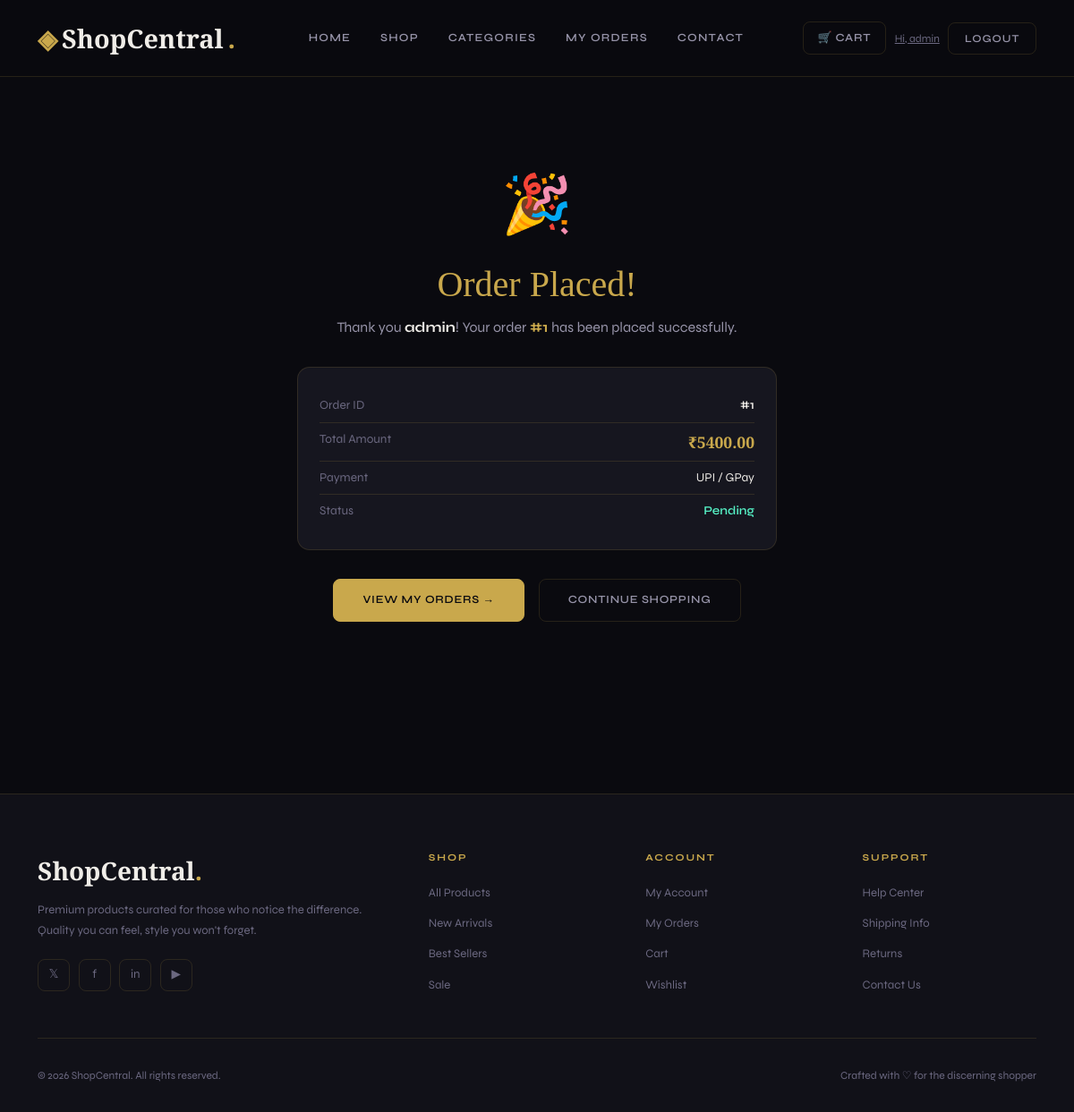
The page /order/success/1/ (signed in) on the database its author committed.
### store/models.py (models this page shows, shortened)
class Order(models.Model):
    STATUS_CHOICES = [
        ('pending',    'Pending'),
        ('processing', 'Processing'),
        ('shipped',    'Shipped'),
        ('delivered',  'Delivered'),
        ('cancelled',  'Cancelled'),
    ]
    PAYMENT_CHOICES = [
        ('upi',        'UPI / GPay'),
        ('card',       'Credit / Debit Card'),
        ('netbanking', 'Net Banking'),
        ('cod',        'Cash on Delivery'),
    ]
    user           = models.ForeignKey(User, on_delete=models.CASCADE, related_name='orders')
    status         = models.CharField(max_length=20, choices=STATUS_CHOICES, default='pending')
    payment_method = models.CharField(max_length=20, choices=PAYMENT_CHOICES, default='cod')
    total_amount   = models.DecimalField(max_digits=10, decimal_places=2)
    address        = models.TextField(blank=True)
    city           = models.CharField(max_length=100, blank=True)
    state          = models.CharField(max_length=100, blank=True)
    pincode        = models.CharField(max_length=10, blank=True)
    created_at     = models.DateTimeField(auto_now_add=True)
    updated_at     = models.DateTimeField(auto_now=True)
    class Meta:
        ordering = ['-created_at']

### store/views.py (the view)
# urls.py: path('order/success/<int:order_id>/', views.order_success, name='order_success'),
@login_required
def order_success(request, order_id):
    order = get_object_or_404(Order, id=order_id, user=request.user)
    return render(request, 'store/order_success.html', {'order': order})

### templates/store/order_success.html (shortened to what this page needs)
{% extends 'base.html' %}
{% block content %}
<div style="text-align:center; padding:4rem 2rem; max-width:600px; margin:0 auto;">
  <div style="font-size:4rem; margin-bottom:1rem;">🎉</div>
  <h2 style="font-size:2.5rem; color:var(--gold); margin-bottom:0.75rem;">Order Placed!</h2>
  <p style="color:var(--muted-light); font-size:1rem; margin-bottom:2rem;">
    Thank you <strong style="color:var(--white);">{{ order.user.username }}</strong>!
    Your order <strong style="color:var(--gold);">#{{ order.id }}</strong> has been placed successfully.
  </p>
  <div style="background:var(--bg-card); border:1px solid var(--border); border-radius:var(--radius); padding:1.5rem; text-align:left; margin-bottom:2rem;">
    <div style="display:flex; justify-content:space-between; padding:0.5rem 0; border-bottom:1px solid var(--border); font-family:'Syne',sans-serif; font-size:0.85rem;">
      <span style="color:var(--muted);">Order ID</span>
      <span style="color:var(--white); font-weight:600;">#{{ order.id }}</span>
    </div>
    <div style="display:flex; justify-content:space-between; padding:0.5rem 0; border-bottom:1px solid var(--border); font-family:'Syne',sans-serif; font-size:0.85rem;">
      <span style="color:var(--muted);">Total Amount</span>
      <span style="color:var(--gold); font-weight:600; font-family:'Cormorant Garamond',serif; font-size:1.1rem;">₹{{ order.total_amount }}</span>
    </div>
    <div style="display:flex; justify-content:space-between; padding:0.5rem 0; border-bottom:1px solid var(--border); font-family:'Syne',sans-serif; font-size:0.85rem;">
      <span style="color:var(--muted);">Payment</span>
      <span style="color:var(--white);">{{ order.get_payment_method_display }}</span>
    </div>
    <div style="display:flex; justify-content:space-between; padding:0.5rem 0; font-family:'Syne',sans-serif; font-size:0.85rem;">
      <span style="color:var(--muted);">Status</span>
      <span style="color:#55efc4; font-weight:600;">{{ order.get_status_display }}</span>
    </div>
  </div>
  <div style="display:flex; gap:1rem; justify-content:center; flex-wrap:wrap;">
    <a href="{% url 'store:my_orders' %}" class="btn btn-primary" style="padding:0.85rem 2rem;">
      View My Orders →
    </a>
    <a href="{% url 'store:product_list' %}" class="btn btn-outline-secondary" style="padding:0.85rem 2rem;">
      Continue Shopping
    </a>
  </div>
</div>
{% endblock %}

### templates/base.html (shortened to what this page needs)
{% load static %}
<!DOCTYPE html>
<html lang="en">
<head>
  <link href="https://cdn.jsdelivr.net/npm/bootstrap@5.3.0/dist/css/bootstrap.min.css" rel="stylesheet">
  <link rel="stylesheet" href="{% static 'css/style.css' %}">
</head>
<body>
  <nav class="navbar">
    <div class="container" style="display:flex; align-items:center; justify-content:space-between;">
      <a href="/" class="navbar-brand">
        <span class="logo-icon">◈</span>ShopCentral<span class="logo-dot">.</span>
      </a>
      <ul class="nav-links">
        <li><a href="/">Home</a></li>
        <li><a href="{% url 'store:product_list' %}">Shop</a></li>
        <li><a href="{% url 'store:product_list' %}">Categories</a></li>
        {% if user.is_authenticated %}
          <li><a href="{% url 'store:my_orders' %}">My Orders</a></li>
        {% endif %}
        <li><a href="#">Contact</a></li>
      </ul>
      <div class="navbar-right">
        <a href="{% url 'store:cart_detail' %}" class="nav-cart">
          🛒 Cart
        </a>
        {% if user.is_authenticated %}
          <a href="{% url 'accounts:dashboard' %}" class="nav-username">
            Hi, {{ user.username }}
          </a>
          <form method="post" action="{% url 'logout' %}" style="margin:0;">
            <button type="submit" class="btn-logout">Logout</button>
          </form>
        {% else %}
          <a href="{% url 'login' %}" class="btn-nav-login">Login</a>
          <a href="{% url 'accounts:register' %}" class="btn-nav-register">Register</a>
        {% endif %}
      </div>
    </div>
  </nav>
  <div class="container" style="padding-top:2rem; padding-bottom:2rem;">
    {% block content %}{% endblock %}
  </div>
  <footer>
    <div class="container">
      <div class="footer-grid">
        <div>
          <div class="footer-brand">ShopCentral<span class="logo-dot">.</span></div>
          <p class="footer-desc">Premium products curated for those who notice the difference. Quality you can feel, style you won't forget.</p>
          <div class="footer-social">
            <a href="#" class="social-btn">𝕏</a>
            <a href="#" class="social-btn">f</a>
            <a href="#" class="social-btn">in</a>
            <a href="#" class="social-btn">▶</a>
          </div>
        </div>
        <div class="footer-col">
          <h6>Shop</h6>
          <ul>
            <li><a href="{% url 'store:product_list' %}">All Products</a></li>
            <li><a href="{% url 'store:product_list' %}">New Arrivals</a></li>
            <li><a href="{% url 'store:product_list' %}">Best Sellers</a></li>
            <li><a href="{% url 'store:product_list' %}">Sale</a></li>
          </ul>
        </div>
        <div class="footer-col">
          <h6>Account</h6>
          <ul>
            {% if user.is_authenticated %}
              <li><a href="{% url 'accounts:dashboard' %}">My Account</a></li>
              <li><a href="{% url 'store:my_orders' %}">My Orders</a></li>
              <li><a href="{% url 'store:cart_detail' %}">Cart</a></li>
            {% else %}
              <li><a href="{% url 'login' %}">Login</a></li>
              <li><a href="{% url 'accounts:register' %}">Register</a></li>
            {% endif %}
            <li><a href="#">Wishlist</a></li>
          </ul>
        </div>
        <div class="footer-col">
          <h6>Support</h6>
          <ul>
            <li><a href="#">Help Center</a></li>
            <li><a href="#">Shipping Info</a></li>
            <li><a href="#">Returns</a></li>
            <li><a href="#">Contact Us</a></li>
          </ul>
        </div>
      </div>
      <div class="footer-bottom">
        <span>© 2026 ShopCentral. All rights reserved.</span>
        <span>Crafted with ♡ for the discerning shopper</span>
      </div>
    </div>
  </footer>
</body>
</html>

### rows shown on the page
Order: user.username "admin", id "1", total_amount "5400.00", payment_method "UPI / GPay", status "Pending"

### other values the page prints
{{ user.username }} "admin"
